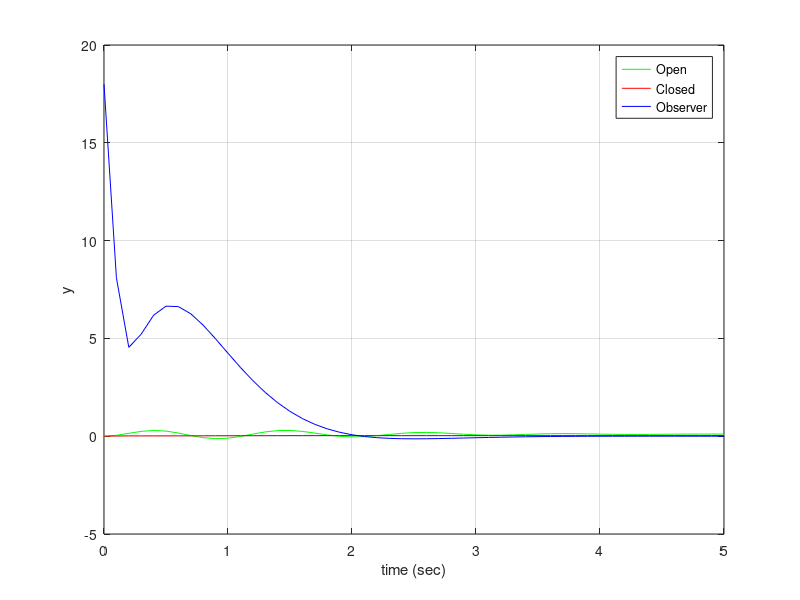
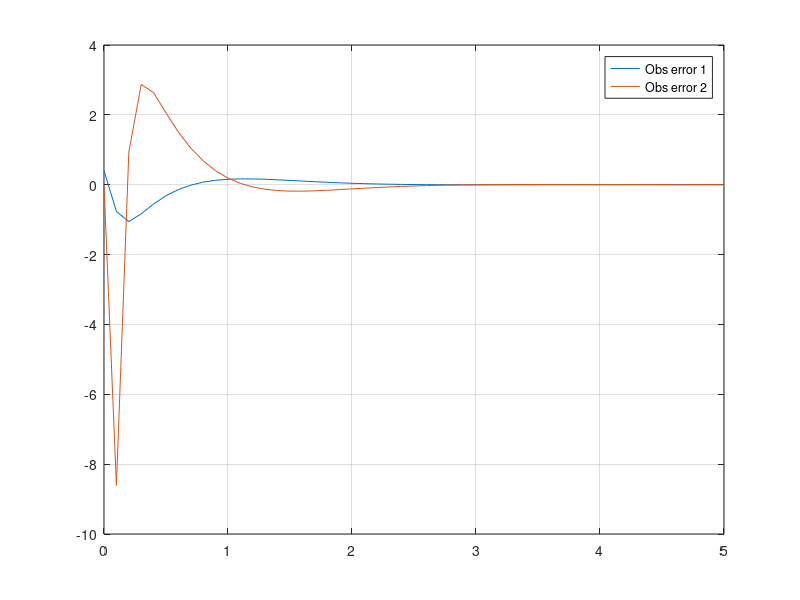

These figures' MATLAB source, in order:
% 
% Quyen Hua
% EE6283
% M11
% CME8.4A
% 
% For the system in CME1.4
% A. design an observer-based compensator using the control law of CME7.4b
% use observer error eigenvalues that are the desired state feedback eigenvalues
% of  CME7.4A scaled by 10. Compare Open Loop, Closed loop with state feedback,
% and closed loop with observer responsses to a unit step input.
% Introduce an initial observer error, otherwise, the closed loop with state
% feedback and closed loop with observer responses will be identical

close all
clear all

% define t...
t = [0:0.1:5];
u = ones(size(t));
%% 
% from CME7.4:



A = [0 1 0 0; 0 0 1 0; 0 0 0 1; -962 -126 -67 -4];
B = [0; 0; 0; 1];
C = [100 20 10 0];
D = [0];

system_Orig = ss(A,B,C,D);

% 
% recall settling time follows the formula
% ts ~= 4/EWn
% 
% with percent overshoot given by:
% PO = 100e^{(-E*pi)/(sqrt(1-E^2))}

% Following example 7.2 of the text...
PO = 2; %2 percent overshoot
Tsettle = 2; %2 second settling time

Eprime = abs(log(PO/100))/sqrt(pi^2+(log(PO/100))^2);
Wnprime = 4/(Eprime*Tsettle);
Wdprime = Wnprime*sqrt(1-(Eprime)^2);

num2 = Wnprime^2;

den2 = [1 2*Eprime*Wnprime Wnprime^2];

desEig2 = [roots(den2); -20; -21];
% disp('CME7.4A: Desired eigenvalues for 2% overshoot and 2s settling time:')
% disp(desEig2)
des2 = tf(num2,den2);
[y1, t1, x1]= step(des2);

% now design a state feedback control law (following Chapter 7.6 of text)
K = place(A,B,desEig2');

Ac = A-B*K;
Bc = B;
Cc = C;
Dc = D;


JbkRc = ss(Ac, Bc, Cc, Dc);
X0 = [0 0 0 0];
[Yc, tc, Xc] = lsim(JbkRc, u, t, X0);
[Yo, to, Xo] = lsim(system_Orig, u, t, X0);
%% 
%
% CME 8.4: FROM DISCUSSION BOARD
%
%  The system is not observable (recall CME4.4 (a)).
%  Insert this code to calculate an observer gain vector L.
%
%  This patch involves the notion of detectability discussed
%  in Section 8.2 of the textbook, which involves the so-called standard
%  form for unobservable state equations discussed in Ch. 4, pp. 171-173.
%
%  Detectability will be covered in Module 13.
%
%  Fill in the blank | |
%                    V V
ObsEig2         =  [ -20+1.6061i -20-1.6061i ];         % Speficify TWO eigenvalues for the
                                    % observer error dynamics, scaled by 10
q               = rank( obsv(A,C) );
Ti              = [C; C*A; 0 0 1 0; 0 0 0 1];


Ahat            = Ti * A / Ti;
Chat            = C / Ti;

Ao              = Ahat(1:q, 1:q);
Co              = Chat(1:q);

Lo              = place(Ao', Co', [ObsEig2 -200 -210])'; % this is throwing errors
Lhat            = [Lo]; %; 0; 0; 0]; #this is throwing errors for size agreement

L               = Ti \ Lhat;


Ar = [(A-B*K) B*K; zeros(size(A)) (A-L*C)];
Br = [B; zeros(size(B))];
Cr = [C zeros(size(C))];
Dr = D;

JbkRr = ss(Ar, Br, Cr, Dr);

r = [zeros(size(t))];
Xr0 = [0.1 0.2 0.4 0 0 0 0 0];
[Yr, tr, Xr] = lsim(JbkRr, r, t, Xr0);
    
%% Compare Open, Closed, and W/Observer
figure;
plot(t, Yo, 'g', t, Yc, 'r', t, Yr, 'b'); grid;
legend('Open','Closed','Observer');
xlabel('time (sec)');
ylabel('y');

figure;
plot(t, Xr(:,3), t, Xr(:,4));
grid;
legend('Obs error 1', 'Obs error 2');

disp('I am having trouble with the patch provided via discussion board.');
disp('However, I dont see a viable method to complete this problem at');
disp('time as I am unsure how to create L with an UNobservable state');

disp('observation wise, the closed response is much faster to respond to the input.');
disp('The observer errors are quite high, but that is to be exopected with such');
disp('large eigenvalues.');



